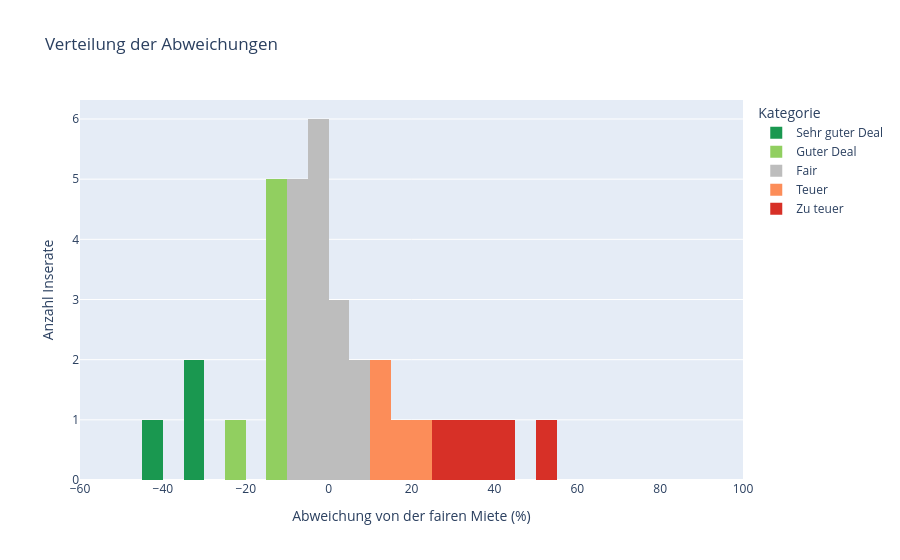

This figure's notebook cell:
### Markdown cell above
## 3.12 Verteilung der Abweichungen
Das Histogramm zeigt, wie viele Inserate unter bzw. über der Modell-Schätzung liegen.

### Code cell
farben = {"Sehr guter Deal": "#1a9850", "Guter Deal": "#91cf60", "Fair": "#bdbdbd",
          "Teuer": "#fc8d59", "Zu teuer": "#d73027"}
reihenfolge = ["Sehr guter Deal", "Guter Deal", "Fair", "Teuer", "Zu teuer"]

fig = px.histogram(df, x="abweichung", nbins=80, color="kategorie",
                   color_discrete_map=farben, category_orders={"kategorie": reihenfolge},
                   labels={"abweichung": "Abweichung von der fairen Miete (%)", "kategorie": "Kategorie"},
                   title="Verteilung der Abweichungen")
fig.update_xaxes(range=[-60, 100])
fig.update_yaxes(title="Anzahl Inserate")
fig.show()

print("Inserate über +100 % (nicht im Bild):", (df["abweichung"] > 100).sum())

### Figure 1 — Plotly figure (JSON) as saved in the notebook; plotly's stock layout.template omitted (floating-point values rounded to 4 significant figures)
{"data": [{"bingroup": "x", "hovertemplate": "Kategorie=Sehr guter Deal<br>Abweichung von der fairen Miete (%)=%{x}<br>count=%{y}<extra></extra>", "legendgroup": "Sehr guter Deal", "marker": {"color": "#1a9850", "pattern": {"shape": ""}}, "name": "Sehr guter Deal", "nbinsx": 80, "orientation": "v", "showlegend": true, "type": "histogram", "x": [-42.26, -30.74, -34.01], "xaxis": "x", "yaxis": "y"}, {"bingroup": "x", "hovertemplate": "Kategorie=Guter Deal<br>Abweichung von der fairen Miete (%)=%{x}<br>count=%{y}<extra></extra>", "legendgroup": "Guter Deal", "marker": {"color": "#91cf60", "pattern": {"shape": ""}}, "name": "Guter Deal", "nbinsx": 80, "orientation": "v", "showlegend": true, "type": "histogram", "x": [-12.61, -13.31, -21.9, -11.56, -14.94, -13.84], "xaxis": "x", "yaxis": "y"}, {"bingroup": "x", "hovertemplate": "Kategorie=Fair<br>Abweichung von der fairen Miete (%)=%{x}<br>count=%{y}<extra></extra>", "legendgroup": "Fair", "marker": {"color": "#bdbdbd", "pattern": {"shape": ""}}, "name": "Fair", "nbinsx": 80, "orientation": "v", "showlegend": true, "type": "histogram", "x": [1.984, -2.655, -1.33, -4.302, -3.428, -7.142, -5.811, 1.864, -1.281, -8.156, 8.368, 4.944, -6.602, -7.207, 7.993, -3.674], "xaxis": "x", "yaxis": "y"}, {"bingroup": "x", "hovertemplate": "Kategorie=Teuer<br>Abweichung von der fairen Miete (%)=%{x}<br>count=%{y}<extra></extra>", "legendgroup": "Teuer", "marker": {"color": "#fc8d59", "pattern": {"shape": ""}}, "name": "Teuer", "nbinsx": 80, "orientation": "v", "showlegend": true, "type": "histogram", "x": [22.8, 14.9, 18.21, 14.5], "xaxis": "x", "yaxis": "y"}, {"bingroup": "x", "hovertemplate": "Kategorie=Zu teuer<br>Abweichung von der fairen Miete (%)=%{x}<br>count=%{y}<extra></extra>", "legendgroup": "Zu teuer", "marker": {"color": "#d73027", "pattern": {"shape": ""}}, "name": "Zu teuer", "nbinsx": 80, "orientation": "v", "showlegend": true, "type": "histogram", "x": [43.28, 33.37, 36.93, 105.4, 191.7, 27.57, 51.21], "xaxis": "x", "yaxis": "y"}], "layout": {"barmode": "relative", "legend": {"title": {"text": "Kategorie"}, "tracegroupgap": 0}, "title": {"text": "Verteilung der Abweichungen"}, "xaxis": {"anchor": "y", "domain": [0, 1], "range": [-60, 100], "title": {"text": "Abweichung von der fairen Miete (%)"}}, "yaxis": {"anchor": "x", "domain": [0, 1], "title": {"text": "Anzahl Inserate"}}}}
